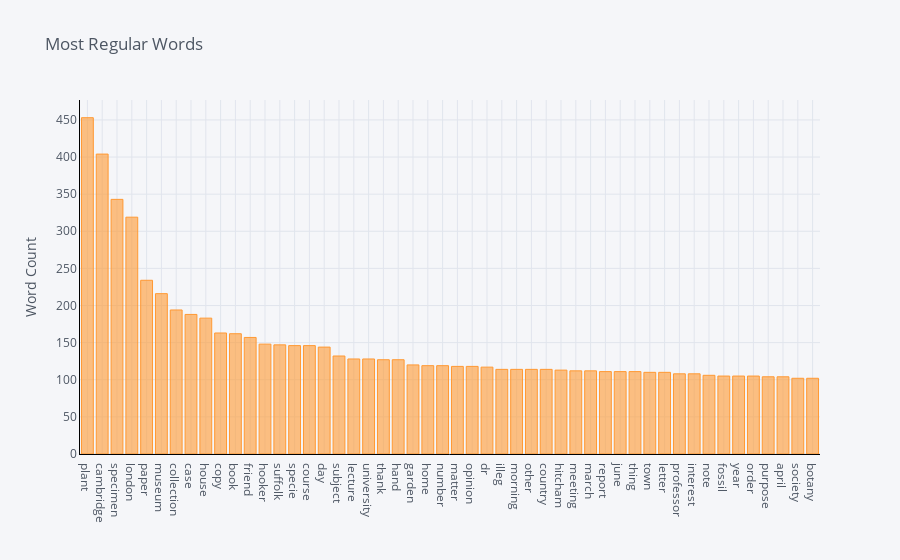

Write notebook code for a chart like this one.
### Code cell
word_frequency_plot(df)

### Figure 1 — Plotly figure (JSON) as saved in the notebook; plotly's stock layout.template omitted (floating-point values rounded to 4 significant figures)
{"data": [{"marker": {"color": "rgba(255, 153, 51, 0.6)", "line": {"color": "rgba(255, 153, 51, 1.0)", "width": 1}}, "name": "count", "orientation": "v", "text": "", "type": "bar", "x": ["plant", "cambridge", "specimen", "london", "paper", "museum", "collection", "case", "house", "copy", "book", "friend", "hooker", "suffolk", "specie", "course", "day", "subject", "lecture", "university", "thank", "hand", "garden", "home", "number", "matter", "opinion", "dr", "illeg", "morning", "other", "country", "hitcham", "meeting", "march", "report", "june", "thing", "town", "letter", "professor", "interest", "note", "fossil", "year", "order", "purpose", "april", "society", "botany"], "y": [453, 404, 343, 319, 234, 216, 194, 188, 183, 163, 162, 157, 148, 147, 146, 146, 144, 132, 128, 128, 127, 127, 120, 119, 119, 118, 118, 117, 114, 114, 114, 114, 113, 112, 112, 111, 111, 111, 110, 110, 108, 108, 106, 105, 105, 105, 104, 104, 102, 102]}], "layout": {"legend": {"bgcolor": "#F5F6F9", "font": {"color": "#4D5663"}}, "paper_bgcolor": "#F5F6F9", "plot_bgcolor": "#F5F6F9", "title": {"font": {"color": "#4D5663"}, "text": "Most Regular Words"}, "xaxis": {"gridcolor": "#E1E5ED", "linecolor": "Black", "showgrid": true, "tickfont": {"color": "#4D5663"}, "title": {"font": {"color": "#4D5663"}, "text": ""}, "zerolinecolor": "#E1E5ED"}, "yaxis": {"gridcolor": "#E1E5ED", "linecolor": "Black", "showgrid": true, "tickfont": {"color": "#4D5663"}, "title": {"font": {"color": "#4D5663"}, "text": "Word Count"}, "zerolinecolor": "#E1E5ED"}}}
